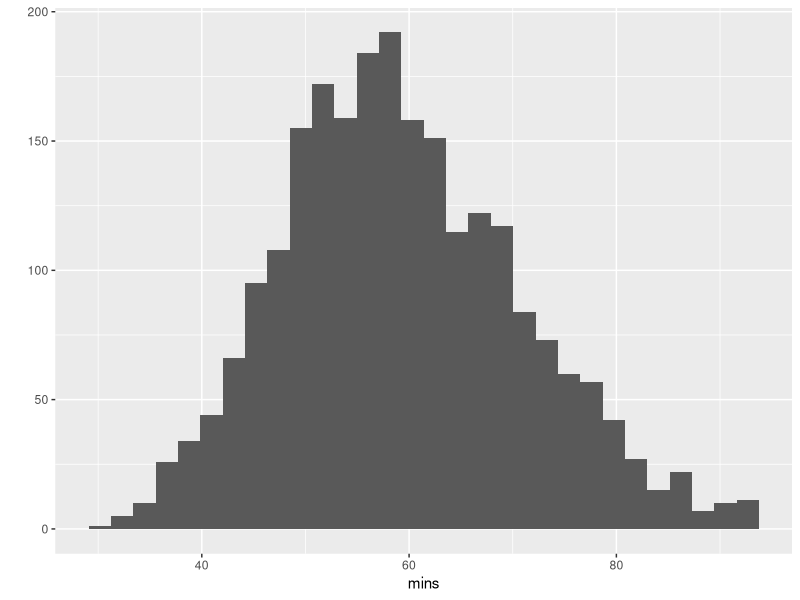

Source code (R): (Note: this script raises an error after producing the figure.)
#
# eda.R -- 
#

message("load libraries")

# library(dplyr)
library(ggplot2)

message("load includes")
# source("runner_load.R")

message("load data")

# rm("dfBrooks50")
if (exists("dfBrooks50")) {
  message("Skiping file Read.")
} else {
  dfBrooks50 <- read.csv2("Brooks50.csv")
}
df <- dfBrooks50[c(1,5:11)]
# df <- tbl_df(dfBrooks50)

# print("--- Race (df):")
# print(str(df))
# print(head(df))

#
# Functions
#
Time2Mins <- function(s) {
  v <- strsplit(s, ":")
  n <- length(v[[1]])
  m <- 0
  for (i in 1:n) {
    k=as.numeric(v[[1]][n])
    m <- (m*60) + (as.numeric(v[[1]][i]))
  }
  return(m/60)
}
# vs <- c("0", "1", "0:0", "0:3", "1:0", "1:1", "0:32:6", "1:07:23")
# print (vs)
# print (sapply(vs, Time2Mins))


#
# Process
#
df$mins=sapply(as.character(df$T.Chip), Time2Mins) 
levels(df$Sexo)[levels(df$Sexo)=="f"] <- "F"
levels(df$Sexo)[levels(df$Sexo)=="m"] <- "M"


#
# Explore
# 
print(length(df$mins))

print(summary(df$Categoria))

print(summary(df$Sexo))

print(summary(df$mins))

qplot(data=df, mins)

#
# Linear Reg
#
by_DivSex <- group_by(Categoria, Sexo)
dfDiv <- df %>% summarise(by_DivSex, count=n(), mn=mean()) %>%
	

#
# Plot histogram
#
psex <- ggplot(df, aes(Sexo, mins)) +
  geom_boxplot() +
  geom_jitter(aes(color=Sexo), alpha=0.2)  

pcat <- ggplot(df, aes(Categoria, mins)) +
  geom_boxplot() +
  geom_jitter(alpha=0.2)  

pcat2 <- ggplot(df, aes(Categoria, mins)) +
  geom_boxplot() +
  geom_jitter(aes(color=Sexo), alpha=0.2)  

pcat3 <- ggplot(df, aes(Categoria, mins)) +
  geom_boxplot() +
  geom_jitter(aes(color=Sexo), alpha=0.2)  +
  facet_grid(Sexo~.)


x <- tapply(df$Categoria, df$Sexo, summary)
df2F <- data.frame(Categoria=labels(x[["F"]]), Sexo="F", Cant=x[["F"]], row.names=NULL)
df2M <- data.frame(Categoria=labels(x[["M"]]), Sexo="M", Cant=x[["M"]], row.names=NULL)
df2 <- rbind(df2F,df2M)

plotSexNumbers <-ggplot(data=df2, aes(x=Categoria, y=Cant, fill=Sexo)) +
    geom_bar(stat="identity", position="dodge")

